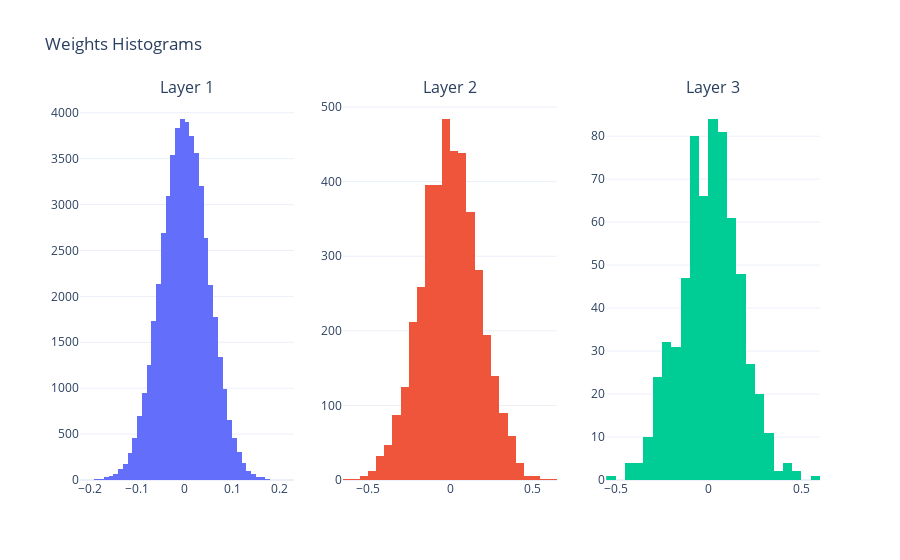

Notebook code for this chart:
### Code cell
plot_weights_histogram(mlp.layers)

### Figure 1 — Plotly figure (JSON) as saved in the notebook; plotly's stock layout.template omitted (floating-point values rounded to 4 significant figures; data arrays with more than 128 entries replaced by an {"elided": "..."} marker saying what was removed)
{"data": [{"nbinsx": 50, "showlegend": false, "type": "histogram", "x": {"elided": "50176 float values"}, "xaxis": "x", "yaxis": "y"}, {"nbinsx": 50, "showlegend": false, "type": "histogram", "x": {"elided": "4096 float values"}, "xaxis": "x2", "yaxis": "y2"}, {"nbinsx": 50, "showlegend": false, "type": "histogram", "x": {"elided": "640 float values"}, "xaxis": "x3", "yaxis": "y3"}], "layout": {"annotations": [{"font": {"size": 16}, "showarrow": false, "text": "Layer 1", "x": 0.1444, "xanchor": "center", "xref": "paper", "y": 1, "yanchor": "bottom", "yref": "paper"}, {"font": {"size": 16}, "showarrow": false, "text": "Layer 2", "x": 0.5, "xanchor": "center", "xref": "paper", "y": 1, "yanchor": "bottom", "yref": "paper"}, {"font": {"size": 16}, "showarrow": false, "text": "Layer 3", "x": 0.8556, "xanchor": "center", "xref": "paper", "y": 1, "yanchor": "bottom", "yref": "paper"}], "title": {"text": "Weights Histograms"}, "xaxis": {"anchor": "y", "domain": [0, 0.2889]}, "xaxis2": {"anchor": "y2", "domain": [0.3556, 0.6444]}, "xaxis3": {"anchor": "y3", "domain": [0.7111, 1]}, "yaxis": {"anchor": "x", "domain": [0, 1]}, "yaxis2": {"anchor": "x2", "domain": [0, 1]}, "yaxis3": {"anchor": "x3", "domain": [0, 1]}}}
